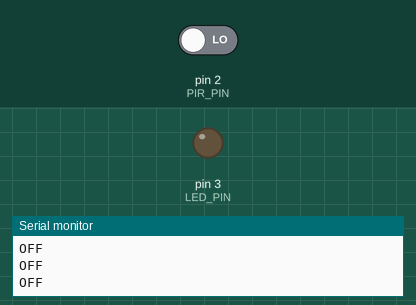
Recording of a sketch running on a simulated Arduino Uno, built with avr-gcc and run on an emulated ATmega328P. Parts: output pins drawn as LEDs (lit = HIGH), the last lines printed to the serial monitor. The test bench sets the inputs (shaded band); at power-on: pin 2 (PIR_PIN) LOW.

Above: at 4.2 s.
4.3 s: pin 2 (PIR_PIN) driven HIGH
At 5.3 s:
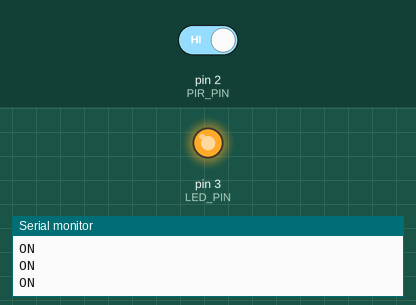
5.8 s: pin 2 (PIR_PIN) driven LOW
At 6.4 s:
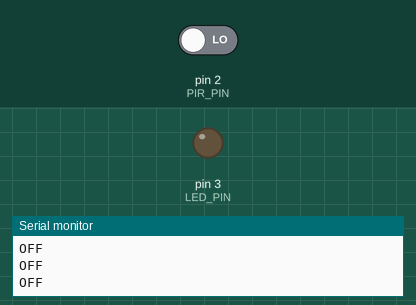
Timing chart, 0 to 8.8 s (numbered marks = the images above; inputs shaded):
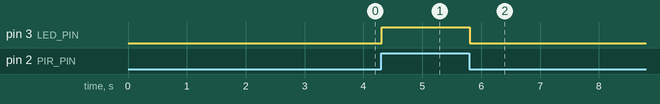

Measured:
- after the input at 4.3 s, pin 3 (LED_PIN): LOW → HIGH at once
- after the input at 5.8 s, pin 3 (LED_PIN): HIGH → LOW at once

The sketch:

pir_simple.ino
```cpp
#define PIR_PIN 2
#define LED_PIN 3

/* HC-SR501 Sensor
Jumper (yellow) controls if sensor is activated once (L) or everytime (H) when seeing a movement.
When L it starts counting down after the first movement, when H after the last movement.

Resistor on the right (when you look from the front - the white halfsphere) controls the timer after a movement.
-> left is shorter, right is longer
Resistor on the left controls the distance in which it detects motion.

Both of them seem to not work properly, the timer does more or less.

Arduino - HC-SR501
VIN - VCC
GND - GND
D* - OUT/DATA
*/

void setup() {
  pinMode(PIR_PIN, INPUT);
  pinMode(LED_PIN, OUTPUT);

  Serial.begin(9600);
  delay(3000);

  Serial.println("PIR test started...");
}

void loop() {
  bool value = digitalRead(PIR_PIN);

  if (value == 1) {
    Serial.println("ON");
    digitalWrite(LED_PIN, HIGH);
  } else {
    Serial.println("OFF");
    digitalWrite(LED_PIN, LOW);
  }

  delay(10);
}
```
